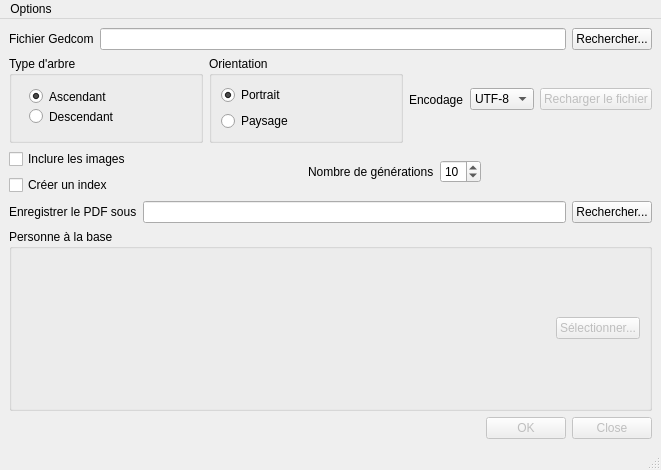
<?xml version="1.0" encoding="UTF-8"?>
<ui version="4.0">
 <class>MainWindow</class>
 <widget class="QMainWindow" name="MainWindow">
  <property name="geometry">
   <rect>
    <x>0</x>
    <y>0</y>
    <width>661</width>
    <height>470</height>
   </rect>
  </property>
  <property name="windowTitle">
   <string>pySequoia</string>
  </property>
  <property name="windowIcon">
   <iconset resource="ressources.qrc">
    <normaloff>:/icon/sequoia2.ico</normaloff>:/icon/sequoia2.ico</iconset>
  </property>
  <widget class="QWidget" name="centralwidget">
   <layout class="QVBoxLayout" name="verticalLayout_2">
    <item>
     <layout class="QHBoxLayout" name="horizontalLayout">
      <item>
       <widget class="QLabel" name="label">
        <property name="text">
         <string>Fichier Gedcom</string>
        </property>
       </widget>
      </item>
      <item>
       <widget class="QLineEdit" name="lineEdit"/>
      </item>
      <item>
       <widget class="QPushButton" name="openButton">
        <property name="text">
         <string>Rechercher...</string>
        </property>
       </widget>
      </item>
     </layout>
    </item>
    <item>
     <layout class="QHBoxLayout" name="horizontalLayout_6">
      <item>
       <widget class="QGroupBox" name="groupBox">
        <property name="title">
         <string>Type d'arbre</string>
        </property>
        <widget class="QRadioButton" name="typeArbre_ascendant">
         <property name="geometry">
          <rect>
           <x>20</x>
           <y>30</y>
           <width>97</width>
           <height>21</height>
          </rect>
         </property>
         <property name="text">
          <string>Ascendant</string>
         </property>
         <property name="checked">
          <bool>true</bool>
         </property>
        </widget>
        <widget class="QRadioButton" name="typeArbre_descendant">
         <property name="geometry">
          <rect>
           <x>20</x>
           <y>50</y>
           <width>97</width>
           <height>21</height>
          </rect>
         </property>
         <property name="text">
          <string>Descendant</string>
         </property>
        </widget>
       </widget>
      </item>
      <item>
       <widget class="QGroupBox" name="groupBox_2">
        <property name="title">
         <string>Orientation</string>
        </property>
        <layout class="QVBoxLayout" name="verticalLayout_3">
         <item>
          <widget class="QRadioButton" name="orientation_portrait">
           <property name="text">
            <string>Portrait</string>
           </property>
           <property name="checked">
            <bool>true</bool>
           </property>
          </widget>
         </item>
         <item>
          <widget class="QRadioButton" name="orientation_paysage">
           <property name="text">
            <string>Paysage</string>
           </property>
          </widget>
         </item>
        </layout>
       </widget>
      </item>
      <item>
       <layout class="QHBoxLayout" name="horizontalLayout_5">
        <item>
         <widget class="QLabel" name="label_5">
          <property name="text">
           <string>Encodage</string>
          </property>
         </widget>
        </item>
        <item>
         <widget class="QComboBox" name="encodage">
          <item>
           <property name="text">
            <string>UTF-8</string>
           </property>
          </item>
          <item>
           <property name="text">
            <string>Latin1</string>
           </property>
          </item>
         </widget>
        </item>
        <item>
         <widget class="QPushButton" name="button_reload_file">
          <property name="enabled">
           <bool>false</bool>
          </property>
          <property name="text">
           <string>Recharger le fichier</string>
          </property>
         </widget>
        </item>
       </layout>
      </item>
     </layout>
    </item>
    <item>
     <layout class="QHBoxLayout" name="horizontalLayout_7">
      <item>
       <layout class="QVBoxLayout" name="verticalLayout">
        <item>
         <widget class="QCheckBox" name="inclure_images">
          <property name="text">
           <string>Inclure les images</string>
          </property>
         </widget>
        </item>
        <item>
         <widget class="QCheckBox" name="creer_index">
          <property name="enabled">
           <bool>true</bool>
          </property>
          <property name="text">
           <string>Créer un index</string>
          </property>
         </widget>
        </item>
       </layout>
      </item>
      <item>
       <spacer name="horizontalSpacer_2">
        <property name="orientation">
         <enum>Qt::Horizontal</enum>
        </property>
        <property name="sizeHint" stdset="0">
         <size>
          <width>40</width>
          <height>20</height>
         </size>
        </property>
       </spacer>
      </item>
      <item>
       <layout class="QHBoxLayout" name="horizontalLayout_2">
        <item>
         <widget class="QLabel" name="label_2">
          <property name="text">
           <string>Nombre de générations</string>
          </property>
         </widget>
        </item>
        <item>
         <widget class="QSpinBox" name="nb_generations">
          <property name="minimum">
           <number>1</number>
          </property>
          <property name="maximum">
           <number>50</number>
          </property>
          <property name="value">
           <number>10</number>
          </property>
         </widget>
        </item>
       </layout>
      </item>
      <item>
       <spacer name="horizontalSpacer_3">
        <property name="orientation">
         <enum>Qt::Horizontal</enum>
        </property>
        <property name="sizeHint" stdset="0">
         <size>
          <width>40</width>
          <height>20</height>
         </size>
        </property>
       </spacer>
      </item>
     </layout>
    </item>
    <item>
     <layout class="QHBoxLayout" name="horizontalLayout_3">
      <item>
       <widget class="QLabel" name="label_3">
        <property name="text">
         <string>Enregistrer le PDF sous</string>
        </property>
       </widget>
      </item>
      <item>
       <widget class="QLineEdit" name="lineEdit_2"/>
      </item>
      <item>
       <widget class="QPushButton" name="saveButton">
        <property name="text">
         <string>Rechercher...</string>
        </property>
       </widget>
      </item>
     </layout>
    </item>
    <item>
     <widget class="QGroupBox" name="groupBox_3">
      <property name="title">
       <string>Personne à la base</string>
      </property>
      <layout class="QHBoxLayout" name="horizontalLayout_4">
       <item>
        <widget class="QLabel" name="label_4">
         <property name="text">
          <string/>
         </property>
        </widget>
       </item>
       <item>
        <spacer name="horizontalSpacer">
         <property name="orientation">
          <enum>Qt::Horizontal</enum>
         </property>
         <property name="sizeHint" stdset="0">
          <size>
           <width>517</width>
           <height>20</height>
          </size>
         </property>
        </spacer>
       </item>
       <item>
        <widget class="QPushButton" name="pushButton_3">
         <property name="enabled">
          <bool>false</bool>
         </property>
         <property name="text">
          <string>Sélectionner...</string>
         </property>
        </widget>
       </item>
      </layout>
     </widget>
    </item>
    <item>
     <widget class="QDialogButtonBox" name="buttonBox">
      <property name="enabled">
       <bool>false</bool>
      </property>
      <property name="standardButtons">
       <set>QDialogButtonBox::Close|QDialogButtonBox::Ok</set>
      </property>
     </widget>
    </item>
   </layout>
   <zorder>buttonBox</zorder>
   <zorder>groupBox_3</zorder>
  </widget>
  <widget class="QMenuBar" name="menubar">
   <property name="geometry">
    <rect>
     <x>0</x>
     <y>0</y>
     <width>661</width>
     <height>21</height>
    </rect>
   </property>
   <widget class="QMenu" name="menuOptions">
    <property name="title">
     <string>Options</string>
    </property>
    <addaction name="actionPreferences"/>
    <addaction name="actionA_propos_de_pySequoia"/>
   </widget>
   <addaction name="menuOptions"/>
  </widget>
  <widget class="QStatusBar" name="statusbar"/>
  <action name="actionPreferences">
   <property name="text">
    <string>Préférences...</string>
   </property>
  </action>
  <action name="actionA_propos_de_pySequoia">
   <property name="text">
    <string>A propos de pySequoia...</string>
   </property>
  </action>
 </widget>
 <resources>
  <include location="ressources.qrc"/>
 </resources>
 <connections>
  <connection>
   <sender>buttonBox</sender>
   <signal>rejected()</signal>
   <receiver>MainWindow</receiver>
   <slot>close()</slot>
   <hints>
    <hint type="sourcelabel">
     <x>340</x>
     <y>419</y>
    </hint>
    <hint type="destinationlabel">
     <x>459</x>
     <y>469</y>
    </hint>
   </hints>
  </connection>
 </connections>
</ui>
